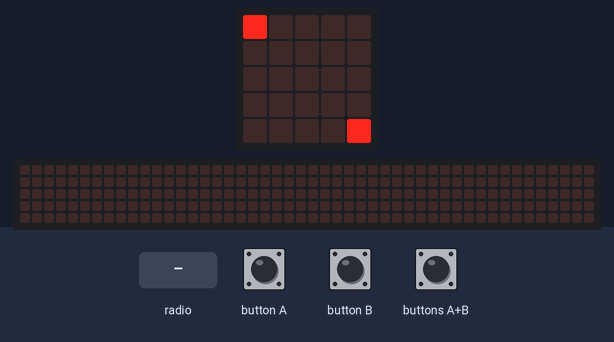
Bench run of a program on a simulated BBC micro:bit (MakeCode). On the bench: the board's 5×5 LED display, a strip that is not on the board, showing the scrolling text unrolled. The inputs (shaded band) are chosen by the test bench. The 48×5 strip is a reading aid, not a part: it shows the text the display is scrolling, unrolled, one strip-width of it at a time.

Above: at 1.2 s.
1.3 s: radio message "30" arrives
At 1.37 s:
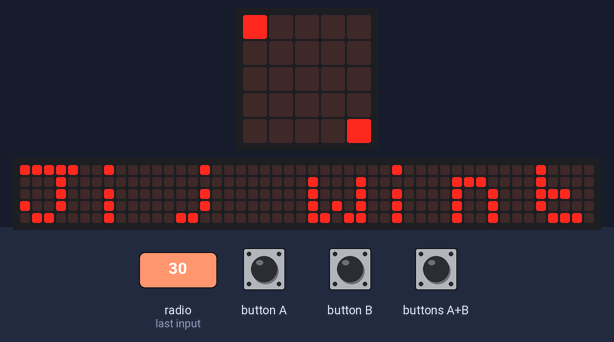
At 10.1 s:
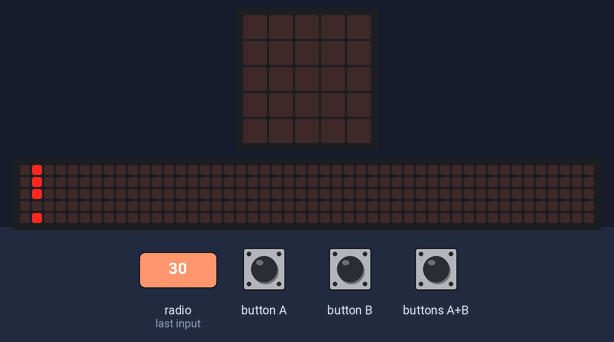
Timing chart, 0 to 11.6 s (numbered marks = the images above; inputs shaded):
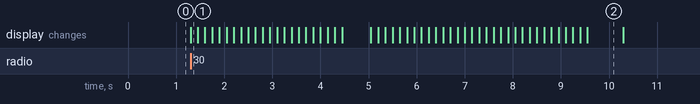

Measured:
- after the input at 1.3 s, the display: changes at once (image 1)
- what the display in image 2 shows lasts 0.7 s, from 9.6 s to 10.3 s

The program:

main.ts
```typescript
radio.onReceivedNumber(function (receivedNumber) {
    if (receivedNumber < 25) {
        politie.set(LedSpriteProperty.Y, receivedNumber / 5)
        politie.set(LedSpriteProperty.X, receivedNumber % 5)
    } else if (receivedNumber == 30) {
        basic.showString("Jij wint!")
    } else {
        game.gameOver()
    }
})
input.onButtonPressed(Button.A, function () {
    boef.turn(Direction.Left, 90)
})
input.onButtonPressed(Button.AB, function () {
    boef.move(1)
    radio.sendNumber(boef.get(LedSpriteProperty.X) + boef.get(LedSpriteProperty.Y) * 5)
})
input.onButtonPressed(Button.B, function () {
    boef.turn(Direction.Right, 90)
})
let politie: game.LedSprite = null
let boef: game.LedSprite = null
radio.setGroup(1)
boef = game.createSprite(0, 0)
politie = game.createSprite(4, 4)
```

test.ts
```typescript
// tests gaan hier; deze zal niet worden gecompileerd wanneer dit pakket wordt gebruikt als extensie.
```
